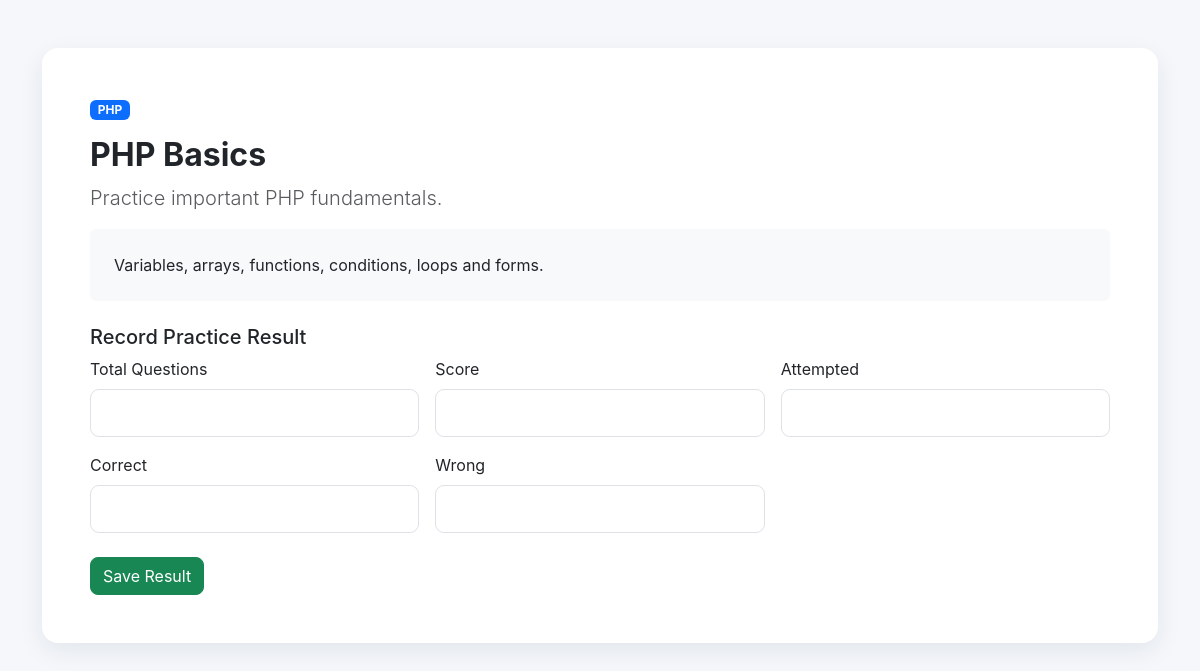
Page /practice_view.php?id=1 (signed in) on the committed database.
### tables this page shows
CREATE TABLE IF NOT EXISTS practice_material (
    id INT AUTO_INCREMENT PRIMARY KEY,
    title VARCHAR(255) NOT NULL,
    description TEXT,
    subject VARCHAR(100) DEFAULT '',
    content LONGTEXT,
    created_by INT NULL,
    created_at TIMESTAMP DEFAULT CURRENT_TIMESTAMP
);

### db.php (called while the page is built, shortened)
<?php
function e($v) {
    return htmlspecialchars((string)$v, ENT_QUOTES, "UTF-8");
}
?>

### practice_view.php (the view, shortened to what this page needs)
<?php require_once "../db.php";require_role("Student");$id=(int)($_GET["id"]??0);$st=$conn->prepare("SELECT * FROM practice_material WHERE id=?");$st->bind_param("i",$id);$st->execute();$m=$st->get_result()->fetch_assoc();if(!$m)die("Material not found.");
?><!doctype html><html><head><meta charset="utf-8"><meta name="viewport" content="width=device-width,initial-scale=1"><title><?=e($m["title"])?></title><link href="https://cdn.jsdelivr.net/npm/bootstrap@5.3.3/dist/css/bootstrap.min.css" rel="stylesheet"><link href="../assets/style.css" rel="stylesheet"></head><body><div class="container py-5"><div class="card panel-card"><div class="card-body p-5"><span class="badge bg-primary"><?=e($m["subject"])?></span><h2 class="fw-bold mt-3"><?=e($m["title"])?></h2><p class="lead text-muted"><?=e($m["description"])?></p><div class="bg-light rounded p-4 mb-4"><?=nl2br(e($m["content"]))?></div><h5>Record Practice Result</h5><form method="post"><div class="row g-3"><?php foreach(["total_questions"=>"Total Questions","score"=>"Score","attempted_questions"=>"Attempted","correct_answers"=>"Correct","wrong_answers"=>"Wrong"] as $name=>$label):?><div class="col-md-4"><label class="form-label"><?=$label?></label><input type="number" name="<?=$name?>" min="0" class="form-control" required></div><?php endforeach;?></div><button class="btn btn-success mt-4">Save Result</button></form></div></div></div></body></html>

### style.css (style rules this page uses)
* { box-sizing:border-box }
body { font-family:Inter,system-ui,-apple-system,BlinkMacSystemFont,"Segoe UI",sans-serif;background:#f5f7fb;color:#172033 }
.stat-card,.panel-card,.feature-card { border:0;border-radius:16px;box-shadow:0 8px 25px rgba(18,32,56,.08) }
.form-control,.form-select { border-radius:9px;padding:.7rem .85rem }
.btn { border-radius:8px }

### rows in the picture
practice_material: subject "PHP", title "PHP Basics", description "Practice important PHP fundamentals.", content "Variables, arrays, functions, conditions, loops and forms."

### other values in the picture
$label "Total Questions"
$label "Score"
$label "Attempted"
$label "Correct"
$label "Wrong"
